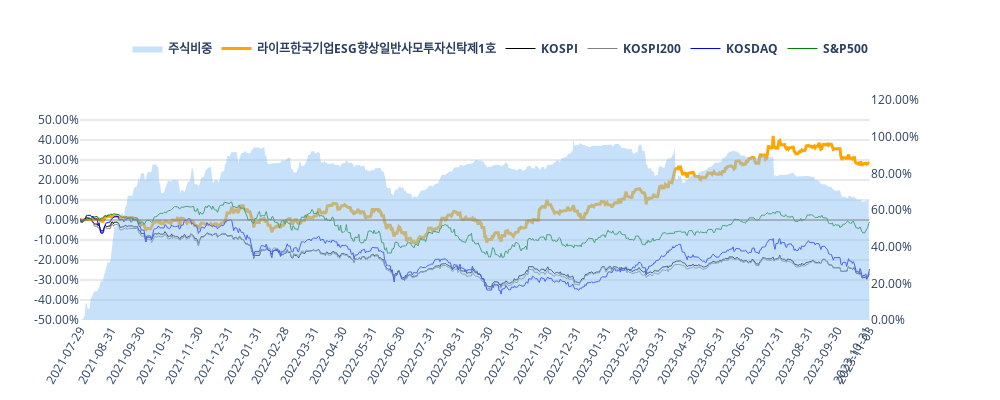

The code cell stored with this chart in its notebook:
### Code cell
p= Perfomance(fund_code="100004")
p.get_performance_plot()

### Figure 1 — Plotly figure (JSON) as saved in the notebook; plotly's stock layout.template omitted (floating-point values rounded to 4 significant figures; data arrays with more than 128 entries replaced by an {"elided": "..."} marker saying what was removed)
{"data": [{"fill": "tozeroy", "line": {"color": "#90c4f5", "width": 0}, "name": "<b>주식비중</b>", "opacity": 0.1, "type": "scatter", "x": {"elided": "828 str values"}, "xaxis": "x", "y": {"elided": "828 float values"}, "yaxis": "y2"}, {"line": {"color": "orange", "width": 3}, "name": "<b>라이프한국기업ESG향상일반사모투자신탁제1호</b>", "type": "scatter", "x": {"elided": "828 str values"}, "xaxis": "x", "y": {"elided": "828 float values"}, "yaxis": "y"}, {"line": {"color": "black", "width": 1}, "name": "<b>KOSPI</b>", "type": "scatter", "x": {"elided": "828 str values"}, "xaxis": "x", "y": {"elided": "828 float values"}, "yaxis": "y"}, {"line": {"color": "gray", "width": 1}, "name": "<b>KOSPI200</b>", "type": "scatter", "x": {"elided": "828 str values"}, "xaxis": "x", "y": {"elided": "828 float values"}, "yaxis": "y"}, {"line": {"color": "blue", "width": 1}, "name": "<b>KOSDAQ</b>", "type": "scatter", "x": {"elided": "828 str values"}, "xaxis": "x", "y": {"elided": "828 float values"}, "yaxis": "y"}, {"line": {"color": "green", "width": 1}, "name": "<b>S&P500</b>", "type": "scatter", "x": {"elided": "828 str values"}, "xaxis": "x", "y": {"elided": "828 float values"}, "yaxis": "y"}], "layout": {"height": 400, "legend": {"orientation": "h", "x": 0.5, "xanchor": "center", "y": 1.3, "yanchor": "top"}, "paper_bgcolor": "white", "plot_bgcolor": "white", "shapes": [{"line": {"color": "Gray", "width": 1}, "type": "line", "x0": "2021-07-29T00:00:00", "x1": "2023-11-03T00:00:00", "y0": 0, "y1": 0}], "width": 1000, "xaxis": {"anchor": "y", "domain": [0, 0.94], "range": ["2021-07-29T00:00:00", "2023-11-03T00:00:00"], "showgrid": false, "tickangle": -60, "tickmode": "array", "ticktext": ["2021-07-29", "2021-08-31", "2021-09-30", "2021-10-31", "2021-11-30", "2021-12-31", "2022-01-31", "2022-02-28", "2022-03-31", "2022-04-30", "2022-05-31", "2022-06-30", "2022-07-31", "2022-08-31", "2022-09-30", "2022-10-31", "2022-11-30", "2022-12-31", "2023-01-31", "2023-02-28", "2023-03-31", "2023-04-30", "2023-05-31", "2023-06-30", "2023-07-31", "2023-08-31", "2023-09-30", "2023-10-31", "2023-11-03"], "tickvals": ["2021-07-29T00:00:00", "2021-08-31T00:00:00", "2021-09-30T00:00:00", "2021-10-31T00:00:00", "2021-11-30T00:00:00", "2021-12-31T00:00:00", "2022-01-31T00:00:00", "2022-02-28T00:00:00", "2022-03-31T00:00:00", "2022-04-30T00:00:00", "2022-05-31T00:00:00", "2022-06-30T00:00:00", "2022-07-31T00:00:00", "2022-08-31T00:00:00", "2022-09-30T00:00:00", "2022-10-31T00:00:00", "2022-11-30T00:00:00", "2022-12-31T00:00:00", "2023-01-31T00:00:00", "2023-02-28T00:00:00", "2023-03-31T00:00:00", "2023-04-30T00:00:00", "2023-05-31T00:00:00", "2023-06-30T00:00:00", "2023-07-31T00:00:00", "2023-08-31T00:00:00", "2023-09-30T00:00:00", "2023-10-31T00:00:00", "2023-11-03T00:00:00"]}, "yaxis": {"anchor": "x", "domain": [0, 1], "gridcolor": "lightgrey", "nticks": 11, "range": [-50, 60], "showgrid": true, "ticktext": ["-50.00%", "-40.00%", "-30.00%", "-20.00%", "-10.00%", "0.00%", "10.00%", "20.00%", "30.00%", "40.00%", "50.00%"], "tickvals": [-50, -40, -30, -20, -10, 0, 10, 20, 30, 40, 50]}, "yaxis2": {"anchor": "x", "nticks": 7, "overlaying": "y", "range": [0, 120], "showgrid": false, "side": "right", "ticktext": ["0.00%", "20.00%", "40.00%", "60.00%", "80.00%", "100.00%", "120.00%"], "tickvals": [0, 20, 40, 60, 80, 100, 120]}}}
